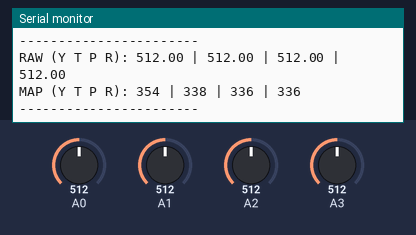
Simulated run of this sketch. Board: Teensy 4. Parts: the last lines printed to the serial monitor. The test bench sets the inputs (shaded band); at power-on: A0 = 512, A1 = 512, A2 = 512, A3 = 512 (analog values on the 0–1023 scale).

Above: at 1.2 s.
1.3 s: A0 set to 716
At 1.37 s:
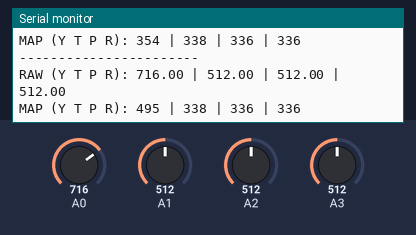
2.8 s: A1 set to 716
At 2.85 s:
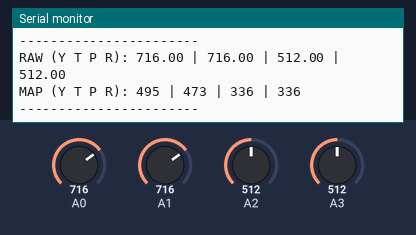
4.3 s: A2 set to 716
At 4.32 s:
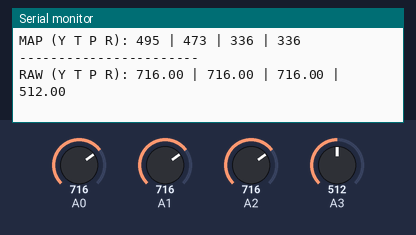
5.8 s: A3 set to 716
At 5.8 s:
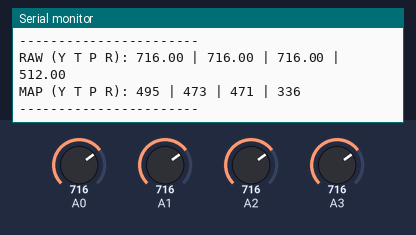
7.3 s: A0 set to 992
At 7.38 s:
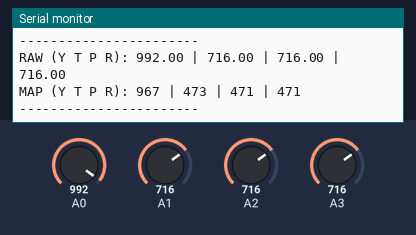
8.8 s: A1 set to 992
At 8.96 s:
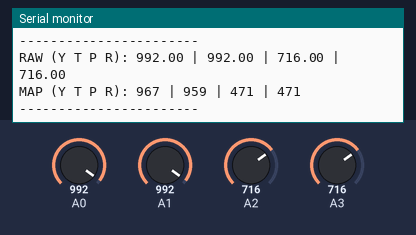
Timing chart, 0 to 11.3 s (numbered marks = the images above; inputs shaded):
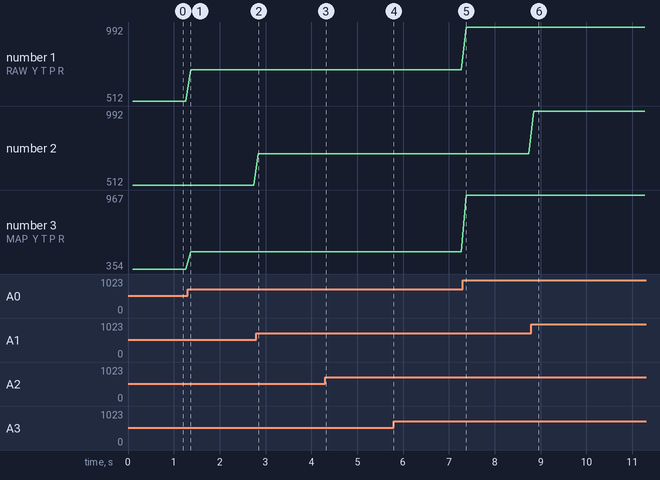

The sketch:

controller_arduino_sketch_1.1.ino
```cpp
/*
 * Teensy 4.0 FPV SkyDive Controller
 * Optimized for smoothness and simulator compatibility
 */

// --- CALIBRATION VALUES ---
#define A0_LOW 0
#define A0_CENTER 740
#define A0_HIGH 1023

#define A1_LOW 0
#define A1_CENTER 774
#define A1_HIGH 1023

#define A2_LOW 0
#define A2_CENTER 778
#define A2_HIGH 1023

#define A3_LOW 0
#define A3_CENTER 778
#define A3_HIGH 1023

// Helper function for floating point mapping (avoids integer truncation)
float mapFloat(float x, float in_min, float in_max, float out_min, float out_max) {
  return (x - in_min) * (out_max - out_min) / (in_max - in_min) + out_min;
}

// Maps stick to 0-1023 range (Standard HID resolution)
float mapStick(float val, float low, float center, float high) {
  // Constrain input to prevent math errors if stick over-travels
  val = constrain(val, low, high);

  if (val < center)
    return mapFloat(val, low, center, 0, 512);
  else
    return mapFloat(val, center, high, 512, 1023);
}

void setup() {
  Serial.begin(115200);
  // Ensure "Joystick" is enabled in Tools -> USB Type
  analogReadResolution(10); // Matches the 1023 max value
}

void loop() {
  // Read Raw Analog Values
  float rawYaw      = analogRead(A0);
  float rawThrottle = analogRead(15); // Pin 15 (A1)
  float rawPitch    = analogRead(A2);
  float rawRoll     = analogRead(A3);

  // Map to 10-bit Joystick Values (0 to 1023)
  int outYaw      = (int)mapStick(rawYaw,      A0_LOW, A0_CENTER, A0_HIGH);
  int outThrottle = (int)mapStick(rawThrottle, A1_LOW, A1_CENTER, A1_HIGH);
  int outPitch    = (int)mapStick(rawPitch,    A2_LOW, A2_CENTER, A2_HIGH);
  int outRoll     = (int)mapStick(rawRoll,     A3_LOW, A3_CENTER, A3_HIGH);

  // Update HID Joystick (Simulator sees these)
  Joystick.X(outRoll);
  Joystick.Y(outPitch);
  Joystick.Z(outThrottle);
  Joystick.Zrotate(outYaw);

  // Optional: Explicitly send the packet
  Joystick.send_now();

  // --- DEBUG SERIAL OUTPUT ---
  static unsigned long lastPrint = 0;
  if (millis() - lastPrint > 100) { // Print every 100ms so it doesn't lag the loop
    Serial.print("RAW (Y T P R): ");
    Serial.print(rawYaw); Serial.print(" | ");
    Serial.print(rawThrottle); Serial.print(" | ");
    Serial.print(rawPitch); Serial.print(" | ");
    Serial.println(rawRoll);

    Serial.print("MAP (Y T P R): ");
    Serial.print(outYaw); Serial.print(" | ");
    Serial.print(outThrottle); Serial.print(" | ");
    Serial.print(outPitch); Serial.print(" | ");
    Serial.println(outRoll);
    Serial.println("-----------------------");
    lastPrint = millis();
  }

  delay(5); // Fast enough for low-latency flight (200Hz)
}
```

Measured:
- after the input at 1.3 s, the serial monitor: prints a new line after 0.07 s (image 1)
- after the input at 2.8 s, the serial monitor: prints a new line at once (image 2)
- after the input at 4.3 s, the serial monitor: prints a new line at once (image 3)
- after the input at 7.3 s, the serial monitor: prints a new line after 0.08 s (image 5)
- after the input at 8.8 s, the serial monitor: prints a new line after 0.05 s (image 6)
- plotted number 1: 512 → 716 after the input at 1.3 s, 716 → 992 after the input at 7.3 s
- plotted number 3: 354 → 495 after the input at 1.3 s, 495 → 967 after the input at 7.3 s
